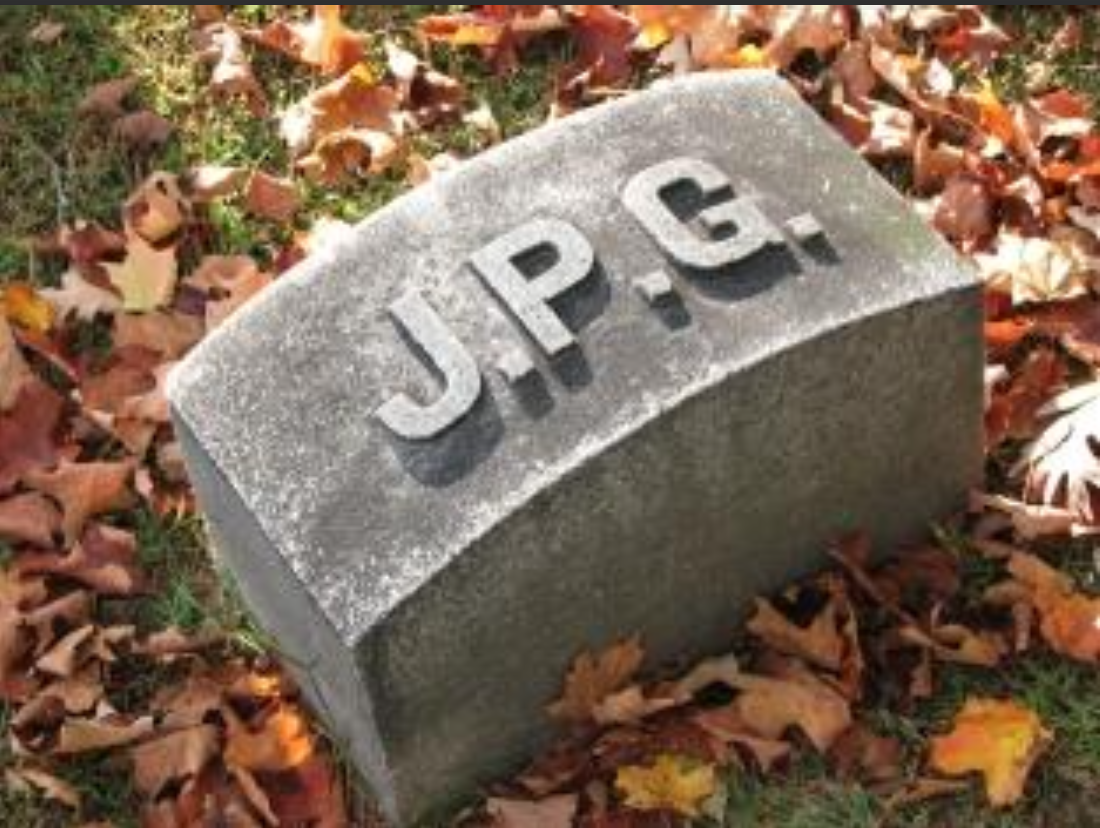
#> input picture algorithms/jpgb.png, 1100 x 828 px
$ python pca.py
#> lines starting #> are read from the running program, lines starting #| are printed output that depends on the picture
#> in load_grayscale_image, `image = Image.open(filepath).convert('L')  # Convert to grayscale ('L'..`:
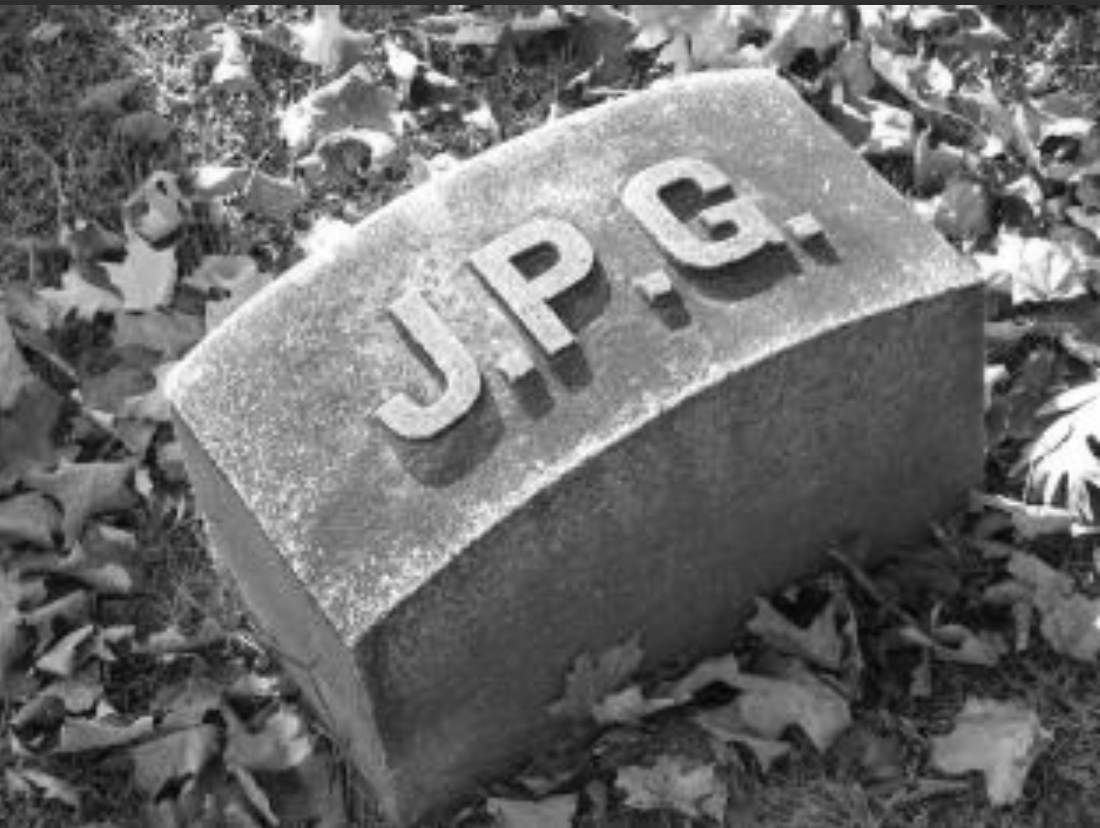
#> image: PIL image 1100x828 L; min 3, max 255, mean 109.9
# [11 lines of commented-out code are left out]

def pad_image(image, patch_size=8):
    """
    Pads the image so that its dimensions are divisible by patch_size.
    :param image: The image to be padded
    :param patch_size: The patch size (default is 8)
    :return: Padded image
    """
#> called with patch_size = 8
    h, w = image.shape
#> h = 828; w = 1100
    # Calculate padding required for height and width
    pad_h = (patch_size - h % patch_size) % patch_size
#> pad_h = 4
    pad_w = (patch_size - w % patch_size) % patch_size
#> pad_w = 4

    # Pad the image
    padded_image = np.pad(image, ((0, pad_h), (0, pad_w)), mode='constant', constant_values=0)
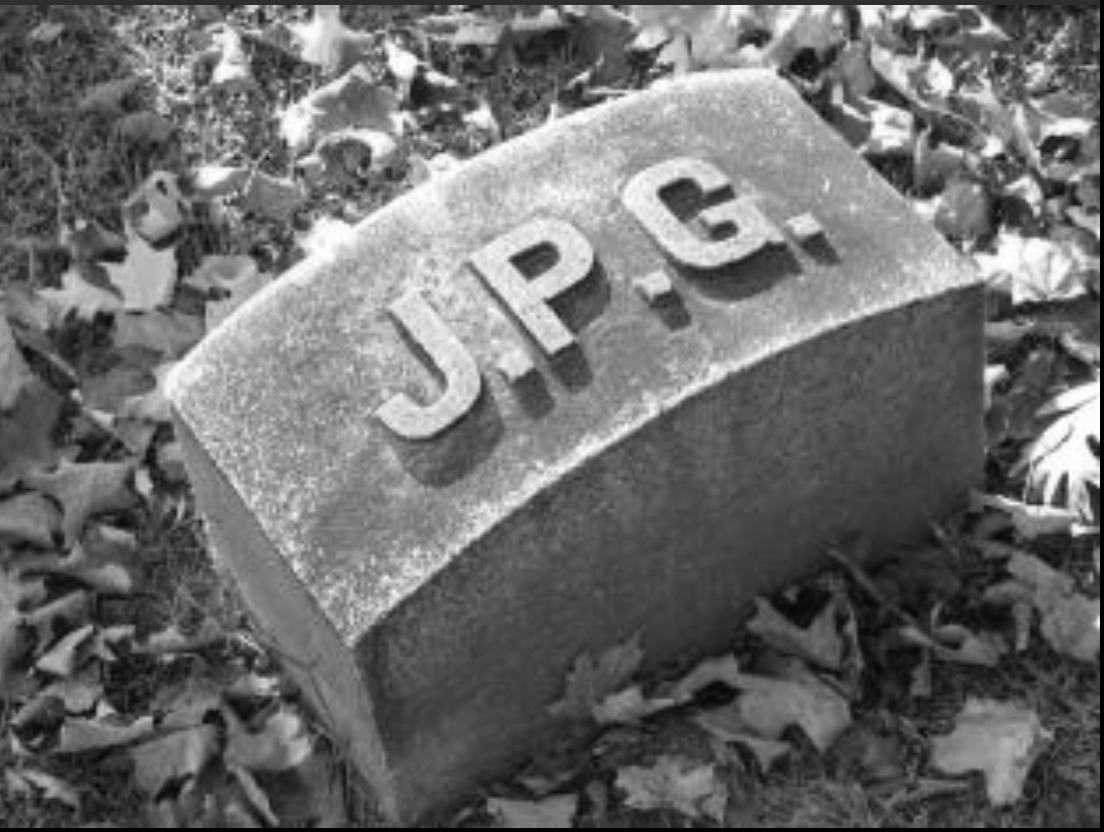
#> padded_image: shape (832, 1104); min 0, max 255, mean 109

    return padded_image
# [210 lines of commented-out code are left out]
import numpy as np
import matplotlib.pyplot as plt
from skimage.util import view_as_windows
from PIL import Image

# Step 1: Load grayscale image
def load_grayscale_image(filepath):
    """
    Loads an image and converts it to grayscale.
    """
    image = Image.open(filepath).convert('L')  # Convert to grayscale ('L' mode)
    return np.array(image)  # Normalize to range [0, 1]

# Step 2: Extract patches from image
def extract_patches(image, patch_size=8):
    patches = view_as_windows(image, (patch_size, patch_size), step=patch_size)
    patches = patches.reshape(-1, patch_size, patch_size)
    return patches

# Step 3: Compute row-row and column-column correlation matrices
def compute_correlation_matrices(patches):
    num_patches, patch_size, _ = patches.shape
#> num_patches = 14352; patch_size = 8

    # Compute row-row and column-column correlation matrices
    row_corr = np.zeros((patch_size, patch_size))
    col_corr = np.zeros((patch_size, patch_size))

    for i in range(num_patches):
        row_corr += np.outer(patches[i, :, :].mean(axis=1), patches[i, :, :].mean(axis=1))
        col_corr += np.outer(patches[i, :, :].mean(axis=0), patches[i, :, :].mean(axis=0))

    row_corr /= num_patches
    col_corr /= num_patches

    return row_corr, col_corr

# Step 4: Compress the patches by projecting them onto the reduced eigenbasis
def compress_patches(patches, VR, VC, num_components=64):
    """
    Compress the patches by projecting onto the top 'num_components' eigenvectors.
    """
    # Reshape patches into a matrix of shape (num_patches, patch_size*patch_size)
    patches_flat = patches.reshape(patches.shape[0], -1)

    # Calculate Kronecker product of row and column eigenvectors
    V = np.kron(VR, VC)

    # Select the first 'num_components' eigenvectors
    V_reduced = V[:, :num_components]

    # Project patches onto the reduced eigenbasis
    compressed_patches = np.dot(patches_flat, V_reduced)

    return compressed_patches, V_reduced

# Step 5: Restore patches from the compressed data
def restore_patches(compressed_patches, V_reduced, patch_size=8):
    """
    Restores patches from the compressed projection.
    """
    # Reconstruct the patches from the compressed coefficients
    restored_patches_flat = np.dot(compressed_patches, V_reduced.T)

    # Reshape the patches back into the original patch shape
    restored_patches = restored_patches_flat.reshape(-1, patch_size, patch_size)

    return restored_patches

# Step 6: Reconstruct the full image from patches
def reconstruct_image(patches, image_shape, patch_size):
    """
    Reconstruct the full image from the patches.
    """
    h, w = image_shape
    reconstructed = np.zeros((h, w))
    patch_idx = 0

    for i in range(0, h, patch_size):
        for j in range(0, w, patch_size):
            if patch_idx < patches.shape[0]:
                size_x = patch_size if i + patch_size <= h else h - i
                size_y = patch_size if j + patch_size <= w else w - j
                reconstructed[i:i + size_x, j:j + size_y] = patches[patch_idx][:size_x, :size_y]
                patch_idx += 1

    return reconstructed

# Step 7: Compute reconstruction error
def compute_reconstruction_error(original, restored):
    return np.sqrt(np.sum((original - restored) ** 2) / original.size)

# Main script
if __name__ == "__main__":
    # Load image and extract patches
    image_path = 'jpgb.png'  # Replace with your image path
    image = pad_image(load_grayscale_image(image_path))
    patch_size = 8

    # Extract patches from image
    patches = extract_patches(image, patch_size)

    # Compute row and column correlation matrices
    row_corr, col_corr = compute_correlation_matrices(patches)

    # Compute eigenvectors of row and column correlation matrices
    VR = np.linalg.eigh(row_corr)[1]
    VC = np.linalg.eigh(col_corr)[1]

    # Number of components to keep (can be tuned)
    num_components_list = [4, 8, 12, 16, 20, 24, 28, 32, 36, 40, 44, 48, 52, 56, 60, 61, 62, 63, 64]  # Test different numbers of components
    for num_components in num_components_list:

        # Compress patches using the reduced eigenvectors
        compressed_patches, V_reduced = compress_patches(patches, VR, VC, num_components)

        # Restore patches from the compressed data
        restored_patches = restore_patches(compressed_patches, V_reduced)

        # Reconstruct the full image
        reconstructed_image = reconstruct_image(restored_patches, image.shape, patch_size)

        # Compute reconstruction error
        error = compute_reconstruction_error(image, reconstructed_image)

        # Display results
        print(f"Number of components: {num_components}, Reconstruction Error: {error:.4f}")
        plt.figure(figsize=(10, 5))
        plt.subplot(1, 2, 1)
        plt.imshow(image, cmap='gray')
        plt.title("Original Image")
        plt.axis('off')

        plt.subplot(1, 2, 2)
        plt.imshow(reconstructed_image, cmap='gray')
        plt.title(f"Reconstructed with {num_components} components")
        plt.axis('off')

        plt.tight_layout()
        plt.show()
#> this loop made 19 passes
#> error on passes 1 to 12: 122.5, 122.5, 122.5, 122.5, 122.5, 122.5, 122.5, 122.5, 122.5, 122.5, 122.5, 122.4
#| Number of components: 4, Reconstruction Error: 122.5355
#| Number of components: 8, Reconstruction Error: 122.5349
#| Number of components: 12, Reconstruction Error: 122.5349
#| Number of components: 16, Reconstruction Error: 122.5337
#| Number of components: 20, Reconstruction Error: 122.5337
#| Number of components: 24, Reconstruction Error: 122.5306
#| Number of components: 28, Reconstruction Error: 122.5305
#| Number of components: 32, Reconstruction Error: 122.5179
#> (further printed lines are left out)
#> pass 1, in compress_patches, `V = np.kron(VR, VC)`:
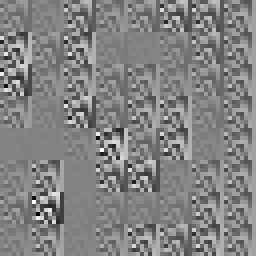
#> V: shape (64, 64) float64 (shown 4 times larger); min -0.53, max 0.507, mean 0.00195; drawn with min black and max white
#> pass 1, `reconstructed_image = reconstruct_image(restored_patches, image.shape,..`:
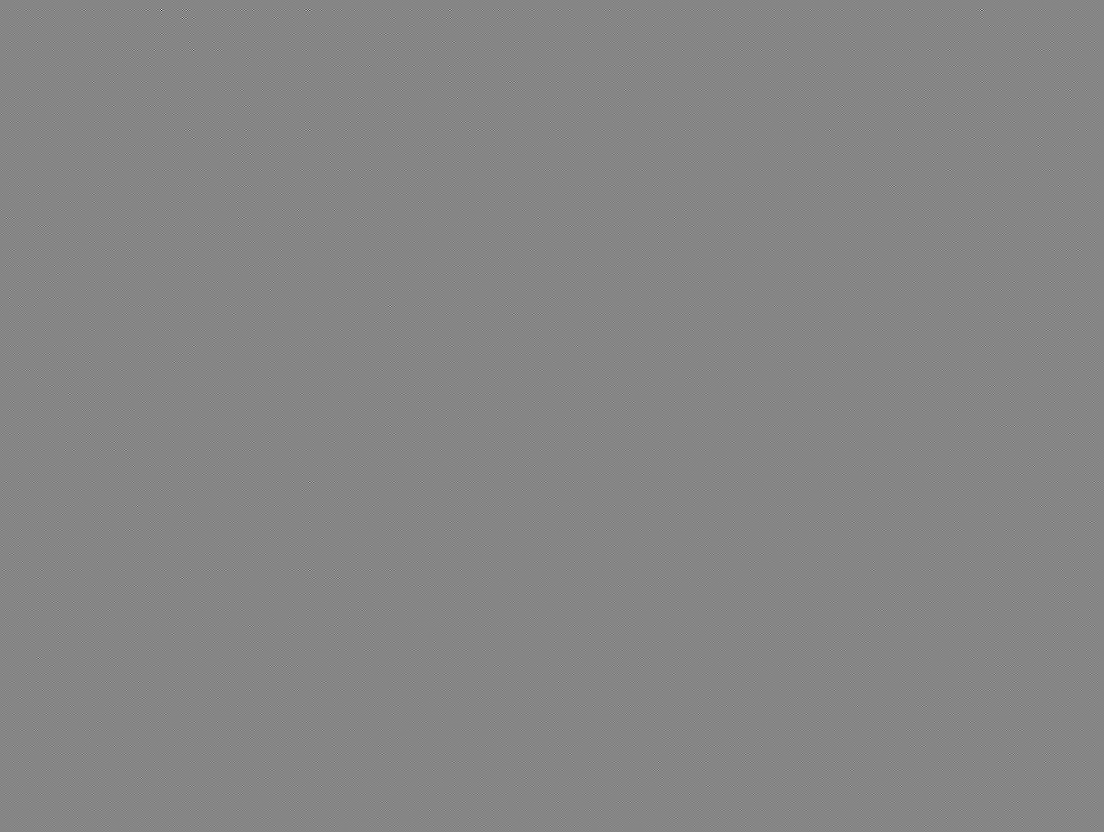
#> reconstructed_image: shape (832, 1104) float64; min -1.66, max 1.5, mean 4.29e-12; drawn with min black and max white

$ run again, with algorithms/2.jpg saved as algorithms/jpgb.png
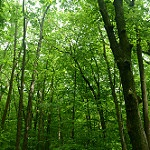
#> input picture algorithms/2.jpg, 150 x 150 px
#> h = 150
#> pad_h = 2
#> the loop `for num_components in num_components_list:` made 19 passes
#> error on passes 1 to 8: 103.8, 103.7, 103.5, 103.3, 103.2, 103, 102.9, 102.6
#> (printed output is left out)
#> pass 1, `reconstructed_image = reconstruct_image(restored_patches, image.shape,..`:
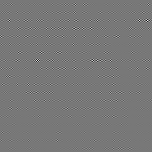
#> reconstructed_image: shape (152, 152) float64; min -48.36, max 54.26, mean 0; drawn with min black and max white
#> after the loop `for num_components in num_components_list:`:
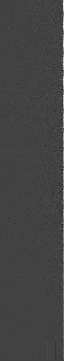
#> compressed_patches: shape (361, 64) float64; min -622.6, max 1759.2, mean 10.7; drawn with min black and max white
